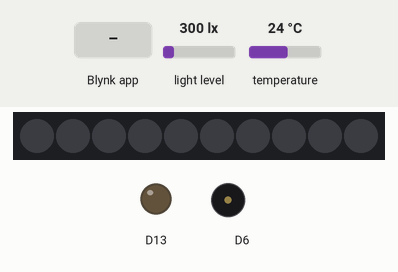
This sketch was run on a simulated Adafruit Circuit Playground Express. On the bench: 10 RGB LEDs in strip order, left to right, output pins drawn as LEDs (lit = HIGH), buzzer (waves = sounding). The test bench sets the inputs (shaded band); at power-on: light level 300 lx, temperature 24 °C. Dim RGB values are drawn brighter than linear; WiFi joins after 1.5 s; servers stay silent unless stated.

Above: at 3.0 s.
3.1 s: Blynk app writes 1 to V3
At 3.8 s:
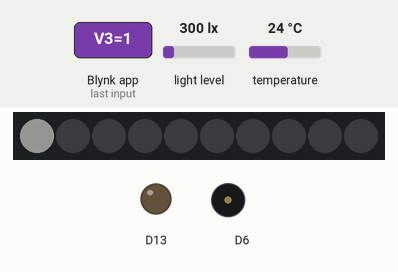
4.6 s: Blynk app writes 200 to V3
At 4.9 s:
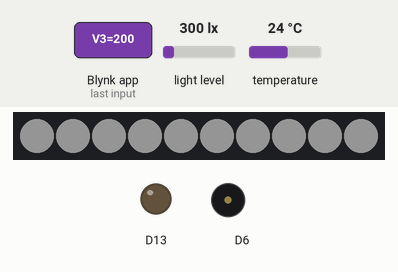
6.1 s: Blynk app writes 1 to V4
At 7.17 s:
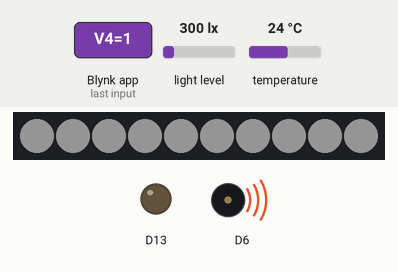
8.8 s: Blynk app writes 1 to V5
Timing chart, 0 to 11.5 s (numbered marks = the images above; inputs shaded):
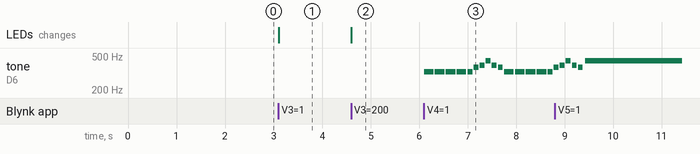

Measured:
- after the input at 3.1 s, the LEDs: change at once (image 1)
- after the input at 4.6 s, the LEDs: change at once (image 2)
- after the input at 6.1 s, tone on D6: plays 329 Hz for 0.20 s, 329 Hz for 0.20 s, 329 Hz for 0.20 s, 329 Hz for 0.20 s, 329 Hz for 0.10 s, 369 Hz for 0.10 s … (16 notes in this stretch), starting at once

The sketch:

Blynkapp.ino
```cpp
/*
  Blynk App
  This code is working with the Blynk app and a CFX board.
  The user can access data about the room in which the CFX is in, such as light level, sound level, and temperature.
  Additionally, it allows the user to send commands to the device, such as turning on the "flash light" (flash light mode,
  playing a note or playing a scary song (scare people mode).

  Created By:
  Roee Friedman
  Ido Bosmi
*/


#include <Adafruit_CircuitPlayground.h>


// Template ID, Device Name and Auth Token are provided by the Blynk.Cloud
// See the Device Info tab, or Template settings
#define BLYNK_TEMPLATE_ID           "TMPLnTwayMb3"
#define BLYNK_DEVICE_NAME           "blynksensor"
#define BLYNK_AUTH_TOKEN            "dhTsjG4SAUQFWc0J21yrWLPK645EJmZ8"


// Comment this out to disable prints and save space
#define BLYNK_PRINT SerialUSB


#define NOTE_E4 329.63
#define NOTE_FS4 369.99
#define NOTE_G4 392
#define NOTE_A4 440

//Notes, duration and tempo for Scary Song
float notes[] = {NOTE_E4, NOTE_E4, NOTE_E4, NOTE_E4, NOTE_E4, NOTE_FS4, NOTE_G4, NOTE_A4, NOTE_G4, NOTE_FS4,
                 NOTE_E4, NOTE_E4, NOTE_E4, NOTE_E4, NOTE_E4, NOTE_FS4, NOTE_G4, NOTE_A4, NOTE_G4, NOTE_FS4};
int beats [] = {4, 4, 4, 4, 2, 2, 2, 2, 2, 2,
                4, 4, 4, 4, 2, 2, 2, 2, 2, 2};
int tempo = 50;

#include <ESP8266_Lib.h>
#include <BlynkSimpleShieldEsp8266.h>

char auth[] = BLYNK_AUTH_TOKEN;

// Your WiFi credentials.
// Set password to "" for open networks.
char ssid[] = "RUNI-Dorms";
char pass[] = "";

// Hardware Serial on Mega, Leonardo, Micro...
#define EspSerial Serial1


// Your ESP8266 baud rate:
#define ESP8266_BAUD 115200

ESP8266 wifi(&EspSerial);

void setup()
{
  // Debug console
  SerialUSB.begin(115200);
  CircuitPlayground.begin();

  // Set ESP8266 baud rate
  EspSerial.begin(ESP8266_BAUD);
  delay(10);

  Blynk.begin(auth, wifi, ssid, pass);
}

unsigned long lastSent;
int i =0;

void loop()
{
  Blynk.run();
  if(millis() - lastSent > 1000){

    //Gets the light level and send it to virtual pin V0
    int lightLevel = CircuitPlayground.lightSensor();
    Blynk.virtualWrite(V0, lightLevel);

    //Gets the temperature and send it to virtual pin V1
    float temperature = CircuitPlayground.temperature();
    Blynk.virtualWrite(V1, temperature);

    //Gets the sound level and send it to virtual pin V2
    int soundLevel = CircuitPlayground.mic.soundPressureLevel(20);
    Blynk.virtualWrite(V2, soundLevel-55);
    lastSent = millis();
  }
}

// In Blynk app writes values to the Virtual Pin V3
BLYNK_WRITE(V3)
{
  int pinValue = param.asInt(); // Assigning incoming value from pin V3 to a variable

  //Change color to white the first "pinValue" pixels, for the rest change color to black
  for(int i = 0; i <= 10; i++)
  {
    if(i < pinValue)
    {
       CircuitPlayground.setPixelColor(i, 255, 255, 255);
    }
    else
    {
      CircuitPlayground.setPixelColor(i, 0, 0, 0);
    }

  }
}


// In Blynk app writes values to the Virtual Pin V4
BLYNK_WRITE(V4)
{
  int pinValue = param.asInt(); // Assigning incoming value from pin V4 to a variable

  if(pinValue == 1)
  {
      // Play the Scary Song
      for (int i = 0; i < 20; i++)
      {
          CircuitPlayground.playTone(notes[i], beats[i] * tempo);
          delay(tempo / 2);
      }

       //Change the value of V4 back to 0
       Blynk.virtualWrite(V4, 0);
  }
}


// In Blynk app writes values to the Virtual Pin V5
BLYNK_WRITE(V5)
{
  int pinValue = param.asInt(); // Assigning incoming value from pin V5 to a variable

  if(pinValue == 1)
  {
    //playNote for 2 seconds
    CircuitPlayground.playTone(440, 2000);

    //Change the value of V5 back to 0
    Blynk.virtualWrite(V5, 0);
  }
}
```
